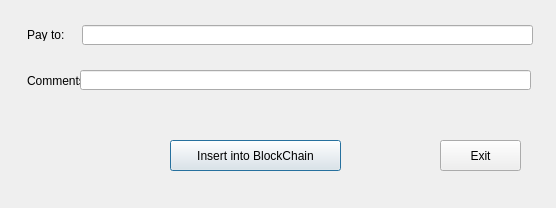
<?xml version="1.0" encoding="UTF-8"?>
<ui version="4.0">
 <class>CommentDialog</class>
 <widget class="QDialog" name="CommentDialog">
  <property name="geometry">
   <rect>
    <x>0</x>
    <y>0</y>
    <width>556</width>
    <height>208</height>
   </rect>
  </property>
  <property name="windowTitle">
   <string>Insert your comments into blockchain</string>
  </property>
  <widget class="QPushButton" name="insertButton">
   <property name="geometry">
    <rect>
     <x>170</x>
     <y>140</y>
     <width>171</width>
     <height>31</height>
    </rect>
   </property>
   <property name="text">
    <string>Insert into BlockChain</string>
   </property>
   <property name="icon">
    <iconset resource="../fedoracoin.qrc">
     <normaloff>:/icons/add</normaloff>:/icons/add</iconset>
   </property>
  </widget>
  <widget class="QDialogButtonBox" name="buttonBox">
   <property name="geometry">
    <rect>
     <x>610</x>
     <y>415</y>
     <width>81</width>
     <height>26</height>
    </rect>
   </property>
   <property name="standardButtons">
    <set>QDialogButtonBox::NoButton</set>
   </property>
   <property name="centerButtons">
    <bool>true</bool>
   </property>
  </widget>
  <widget class="QLineEdit" name="addrEdit">
   <property name="geometry">
    <rect>
     <x>82</x>
     <y>25</y>
     <width>451</width>
     <height>20</height>
    </rect>
   </property>
   <property name="toolTip">
    <string>Recipient address</string>
   </property>
   <property name="statusTip">
    <string>Recipient address</string>
   </property>
  </widget>
  <widget class="QLabel" name="label">
   <property name="geometry">
    <rect>
     <x>27</x>
     <y>29</y>
     <width>54</width>
     <height>12</height>
    </rect>
   </property>
   <property name="text">
    <string>Pay to:</string>
   </property>
  </widget>
  <widget class="QLabel" name="label_2">
   <property name="geometry">
    <rect>
     <x>27</x>
     <y>75</y>
     <width>54</width>
     <height>12</height>
    </rect>
   </property>
   <property name="text">
    <string>Comments</string>
   </property>
  </widget>
  <widget class="QPushButton" name="pushButton">
   <property name="geometry">
    <rect>
     <x>440</x>
     <y>140</y>
     <width>81</width>
     <height>31</height>
    </rect>
   </property>
   <property name="maximumSize">
    <size>
     <width>16777215</width>
     <height>16177186</height>
    </size>
   </property>
   <property name="text">
    <string>Exit</string>
   </property>
   <property name="icon">
    <iconset resource="../fedoracoin.qrc">
     <normaloff>:/icons/quit</normaloff>:/icons/quit</iconset>
   </property>
  </widget>
  <widget class="QLineEdit" name="txtComment">
   <property name="geometry">
    <rect>
     <x>80</x>
     <y>70</y>
     <width>451</width>
     <height>20</height>
    </rect>
   </property>
  </widget>
 </widget>
 <resources>
  <include location="../fedoracoin.qrc"/>
 </resources>
 <connections/>
</ui>
